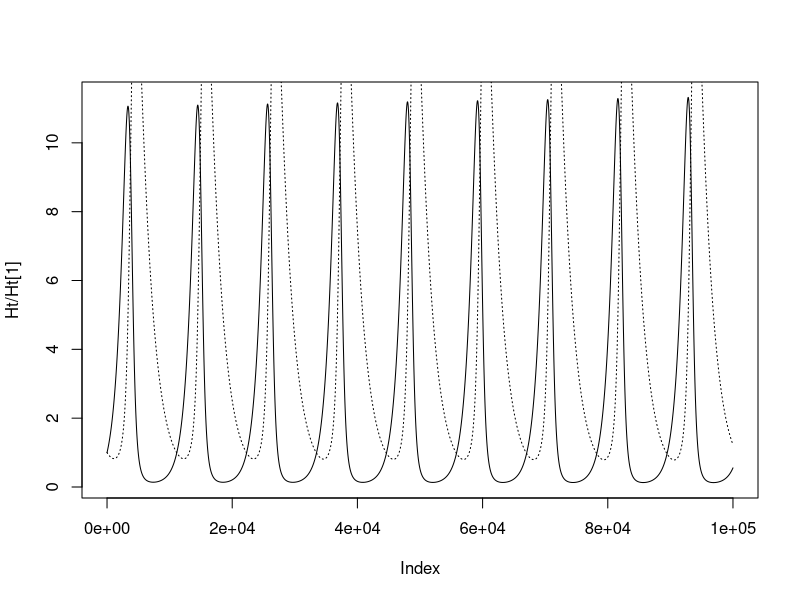

This figure's R source:
H0 <- 10
P0 <- 2

nsteps <- 100000

# These are the values in Bartlet (1960, pg 35)
alpha1 <- 1
beta1 <- 0.1
alpha2 <- 0.5
beta2 <- 0.02

Ht <- numeric(nsteps)
Pt <- numeric(nsteps)

Ht[1] <- H0
Pt[1] <- P0

# If this gets too large the series will start to tend towards infinity
dt_ <- 1e-3

for (t in 1:(nsteps-1)) {
  Ht[t+1] <- Ht[t]+(alpha1 - beta1*Pt[t])*Ht[t]*dt_
  Pt[t+1] <- Pt[t]+(-alpha2 + beta2*Ht[t])*Pt[t]*dt_
}

plot(Ht/Ht[1],type="l")
lines(Pt/Pt[1],lty=3)